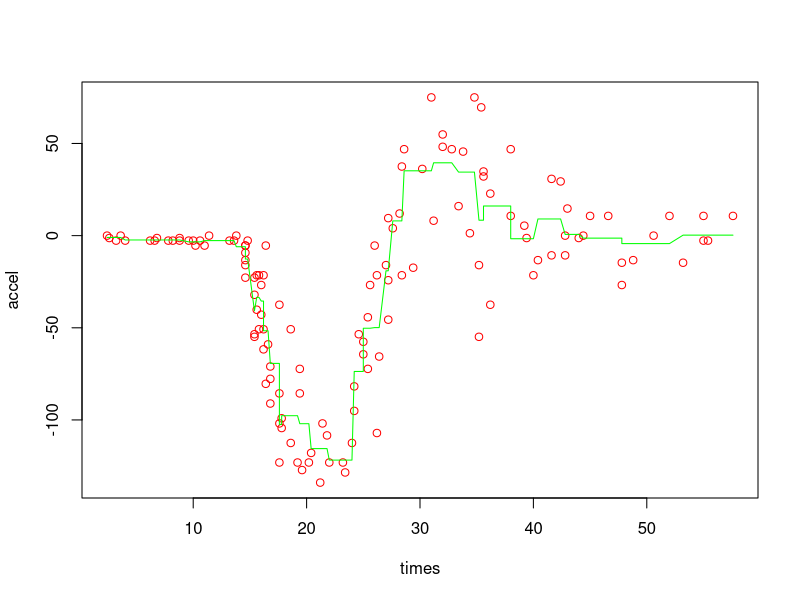

Write the R code that produced this figure.
#Esta técnica se utiliza como limpieza de datos (agrupación), para determinar si hay datos fuera de rango
#de manera de ser eliminados
library(MASS) 		#cargar libreria
data(mcycle)		#cargar data
head(mcycle)		#ver el encabezado de los datos
length(mcycle)		#largo de mcycle (numero de variables)
length(mcycle[1,])	#largo de mcycle[1,]=primera observaci?n, te da el numero de variables
length(mcycle[,1])	#largo de mcycle[,1]=primera variable, te da la cantidad de observaciones
#como nos piden que hayan 4 observaciones por bin, debemos separar los 133 experimentos
#en bins que contengan solo 4, obviamente sobrar? uno, es por eso que el ?ltimo ser? de 5
#nos olvidaremos del tiempo y suavisaremos la aceleraci?n, luego graficaremos tiempo vs aceleracion.
datasuavizada=mcycle

#suavizamos los datos
for(i in seq(1,132,4)){
	datasuavizada$accel[i:(i+3)]=sum(mcycle$accel[i:(i+3)])/4
}
#corregimos el ultimo bin (ya que tiene 5 elementos
datasuavizada$accel[129:133]=(datasuavizada$accel[132]*4+datasuavizada$accel[133])/5
#graficamos en rojo los datos originales
plot(mcycle,col="red")
#graficamos en linea verde los datos suavizados
lines(datasuavizada,col="green")

